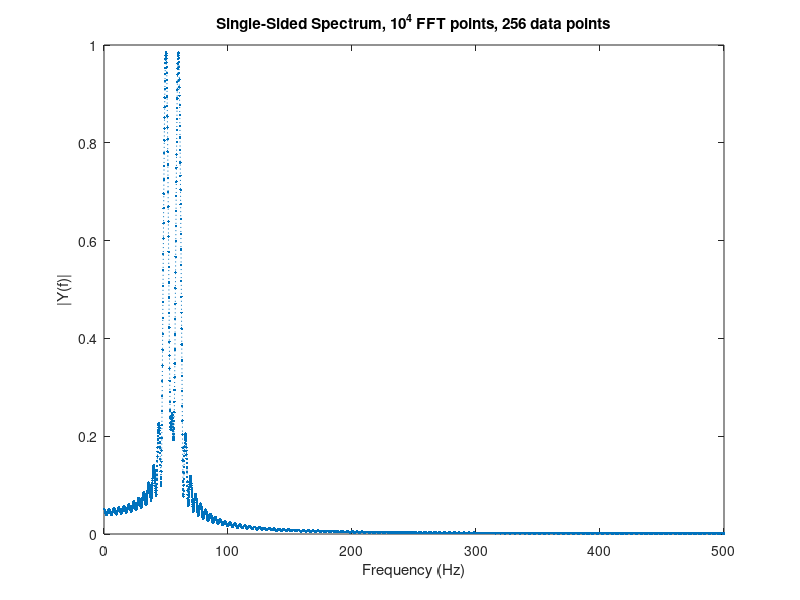

The MATLAB script that drew this image:
Fs=1000;
nsamp=17000;
dt=1/Fs;

t = dt*[0:(nsamp-1)]; 

f1=50;
f2=60;

signal1 = sin(2*pi*f1*t);
signal2 = sin(2*pi*f2*t);

data = signal1 + signal2;


%% try different windows

NFFT=16;
Ncalc=10000;
for imult=1:4
    NFFT = NFFT*2;
  
    w = boxcar(NFFT); disp('boxcar window')
 %   w = hanning(NFFT); disp('hanning window')
    windowedData = w.'.*data(1:NFFT);
    
    Y = fft(windowedData,Ncalc)/NFFT;
    f = Fs/2*linspace(0,1,Ncalc/2+1);
	
	fprintf('Spacing of f vector = %0.2f',median(diff(f)));
    
    % Plot single-sided amplitude spectrum.
    plot(f,2*abs(Y(1:Ncalc/2+1)),'.:')
    titl = sprintf('Single-Sided Spectrum, 10^4 FFT points, %d data points',NFFT);
    title(titl)
    xlabel('Frequency (Hz)')
    ylabel('|Y(f)|')
    pause
end
